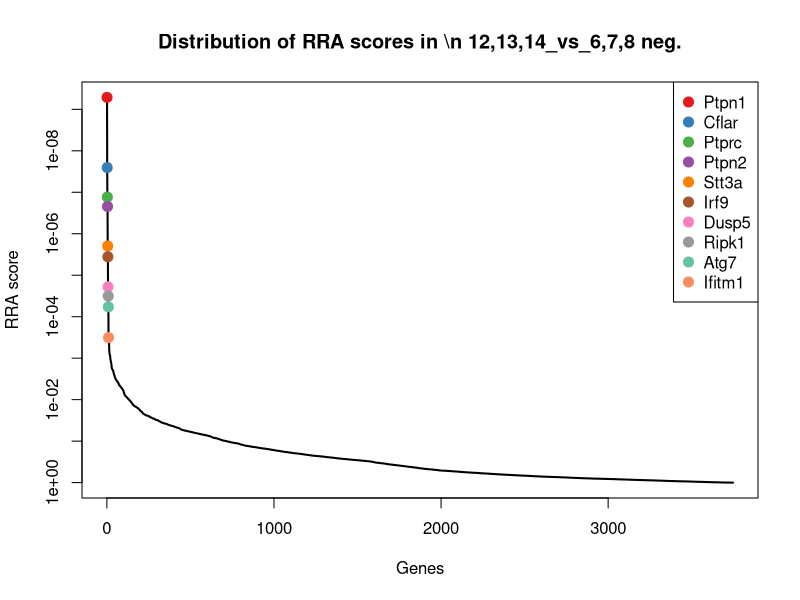
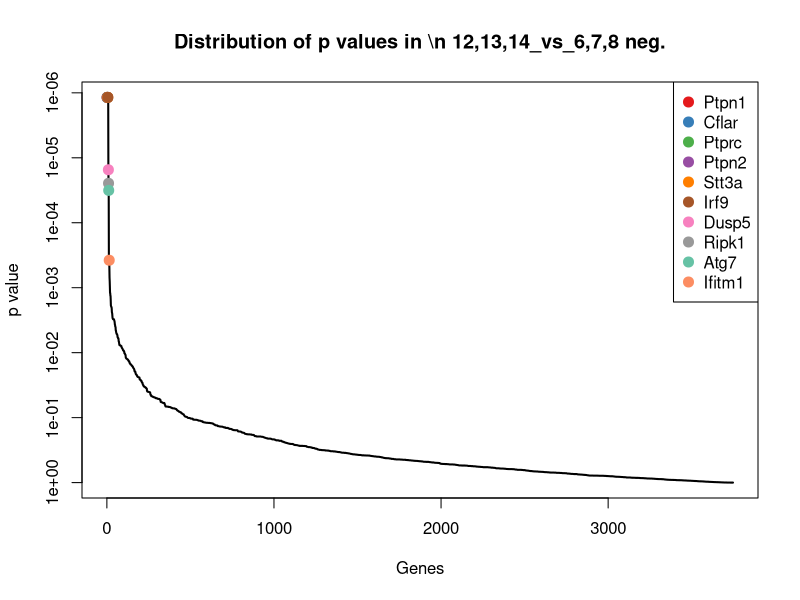
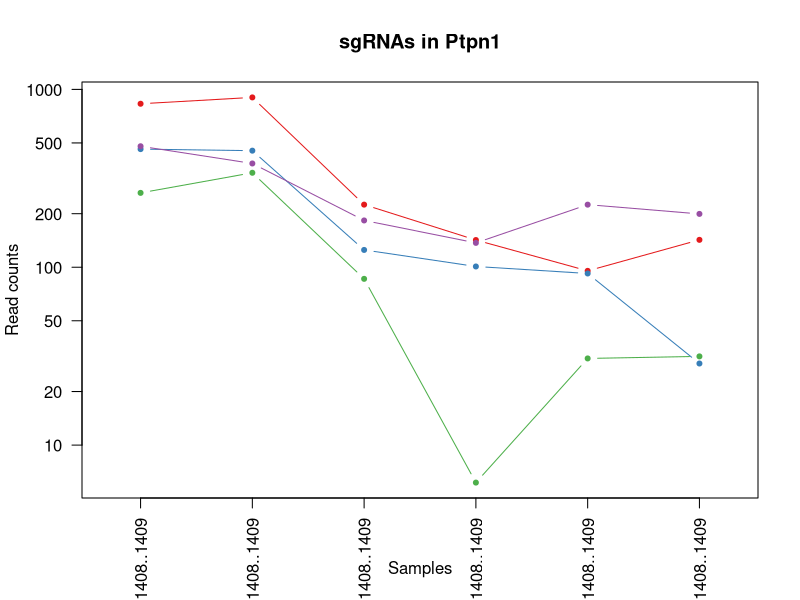
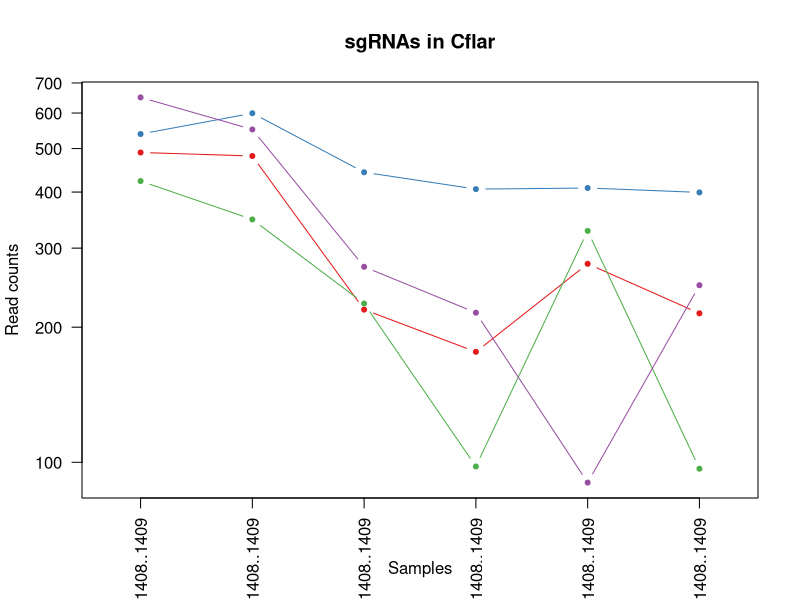
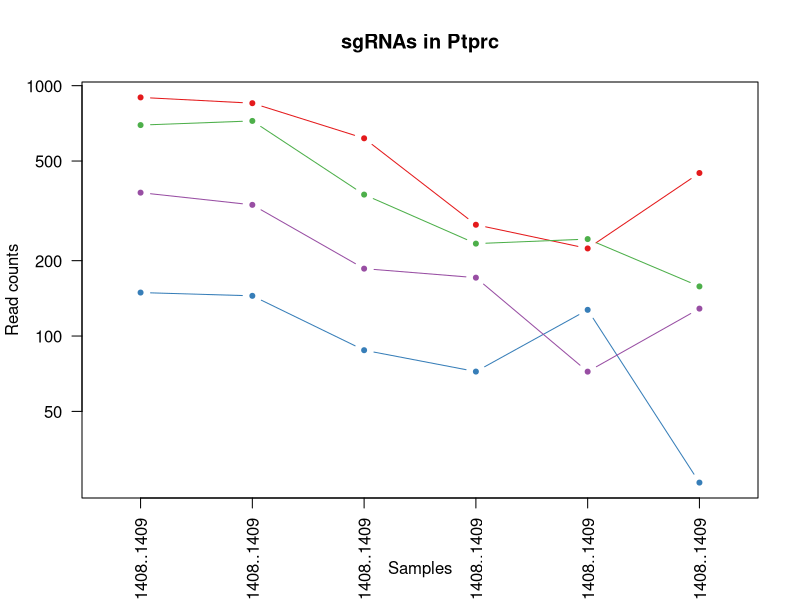
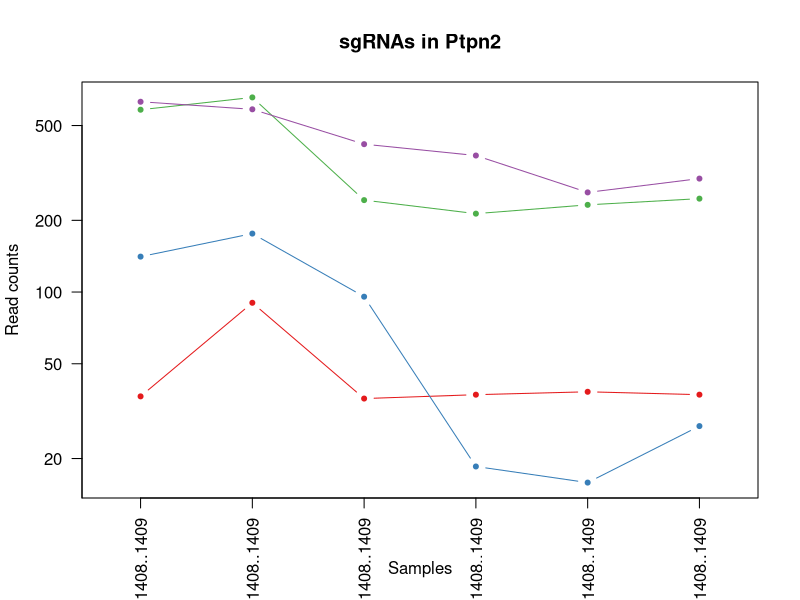
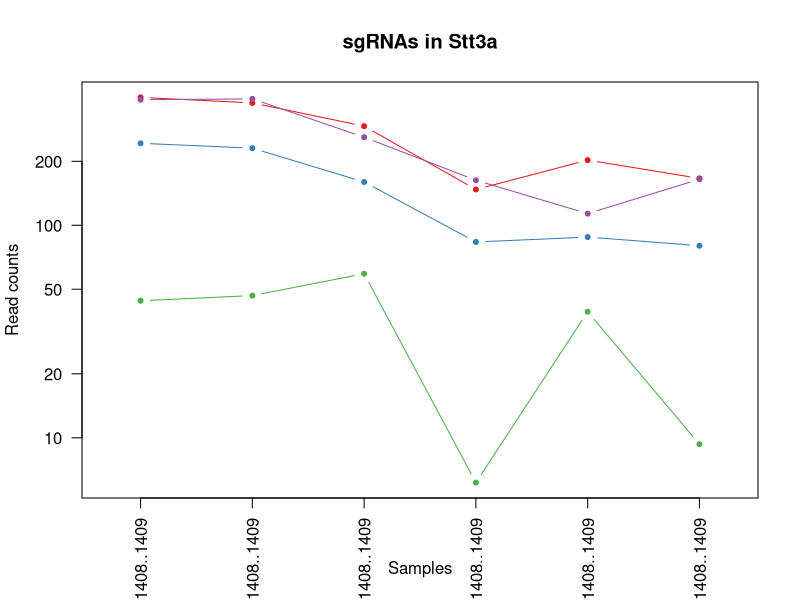
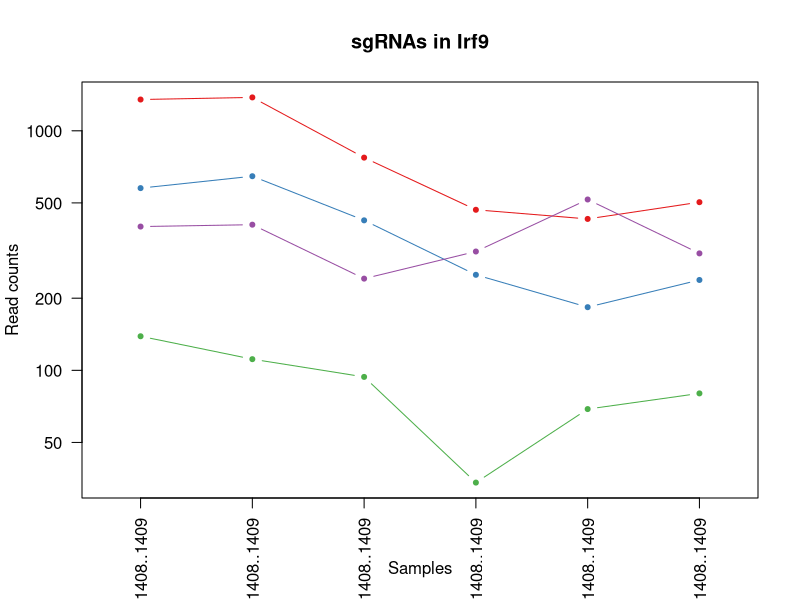

Source code (R) for these figures, in order: (Note: this script raises an error after producing the figures.)
pdf(file='invitro.poolA_mCD19.CAR_ET.1.2_v_hEGFRv3.CAR_ET.1.2.pdf',width=4.5,height=4.5);
gstable=read.table('invitro.poolA_mCD19.CAR_ET.1.2_v_hEGFRv3.CAR_ET.1.2.gene_summary.txt',header=T)
# 
#
# parameters
# Do not modify the variables beginning with "__"

# gstablename='__GENE_SUMMARY_FILE__'
startindex=3
# outputfile='__OUTPUT_FILE__'
targetgenelist=c("Ptpn1","Cflar","Ptprc","Ptpn2","Stt3a","Irf9","Dusp5","Ripk1","Atg7","Ifitm1")
# samplelabel=sub('.\\w+.\\w+$','',colnames(gstable)[startindex]);
samplelabel='12,13,14_vs_6,7,8 neg.'


# You need to write some codes in front of this code:
# gstable=read.table(gstablename,header=T)
# pdf(file=outputfile,width=6,height=6)


# set up color using RColorBrewer
#library(RColorBrewer)
#colors <- brewer.pal(length(targetgenelist), "Set1")

colors=c( "#E41A1C", "#377EB8", "#4DAF4A", "#984EA3", "#FF7F00",  "#A65628", "#F781BF",
          "#999999", "#66C2A5", "#FC8D62", "#8DA0CB", "#E78AC3", "#A6D854", "#FFD92F", "#E5C494", "#B3B3B3", 
          "#8DD3C7", "#FFFFB3", "#BEBADA", "#FB8072", "#80B1D3", "#FDB462", "#B3DE69", "#FCCDE5",
          "#D9D9D9", "#BC80BD", "#CCEBC5", "#FFED6F")

######
# function definition

plotrankedvalues<-function(val, tglist, ...){
  
  plot(val,log='y',ylim=c(max(val),min(val)),type='l',lwd=2, ...)
  if(length(tglist)>0){
    for(i in 1:length(tglist)){
      targetgene=tglist[i];
      tx=which(names(val)==targetgene);ty=val[targetgene];
      points(tx,ty,col=colors[(i %% length(colors)) ],cex=2,pch=20)
      # text(tx+50,ty,targetgene,col=colors[i])
    }
    legend('topright',tglist,pch=20,pt.cex = 2,cex=1,col=colors)
  }
}



plotrandvalues<-function(val,targetgenelist, ...){
  # choose the one with the best distance distribution
  
  mindiffvalue=0;
  randval=val;
  for(i in 1:20){
    randval0=sample(val)
    vindex=sort(which(names(randval0) %in% targetgenelist))
    if(max(vindex)>0.9*length(val)){
      # print('pass...')
      next;
    }
    mindiffind=min(diff(vindex));
    if (mindiffind > mindiffvalue){
      mindiffvalue=mindiffind;
      randval=randval0;
      # print(paste('Diff: ',mindiffvalue))
    }
  }
  plot(randval,log='y',ylim=c(max(randval),min(randval)),pch=20,col='grey', ...)
  
  if(length(targetgenelist)>0){
    for(i in 1:length(targetgenelist)){
      targetgene=targetgenelist[i];
      tx=which(names(randval)==targetgene);ty=randval[targetgene];
      points(tx,ty,col=colors[(i %% length(colors)) ],cex=2,pch=20)
      text(tx+50,ty,targetgene,col=colors[i])
    }
  }
  
}




# set.seed(1235)



pvec=gstable[,startindex]
names(pvec)=gstable[,'id']
pvec=sort(pvec);

plotrankedvalues(pvec,targetgenelist,xlab='Genes',ylab='RRA score',main=paste('Distribution of RRA scores in \\n',samplelabel))

# plotrandvalues(pvec,targetgenelist,xlab='Genes',ylab='RRA score',main=paste('Distribution of RRA scores in \\n',samplelabel))


pvec=gstable[,startindex+1]
names(pvec)=gstable[,'id']
pvec=sort(pvec);

plotrankedvalues(pvec,targetgenelist,xlab='Genes',ylab='p value',main=paste('Distribution of p values in \\n',samplelabel))

# plotrandvalues(pvec,targetgenelist,xlab='Genes',ylab='p value',main=paste('Distribution of p values in \\n',samplelabel))



# you need to write after this code:
# dev.off()






# parameters
# Do not modify the variables beginning with "__"
targetmat=list(c(829.2087970317968,900.3463398608044,223.90979026428275,141.21604906424102,94.42038951472965,141.56279649931201),c(460.5169661367865,451.2874599549824,124.10503878989316,99.98508583380568,91.23767975580617,27.757411078296474),c(260.86686148231865,338.74416747238183,85.05100560426244,5.153870403804417,29.70529108328573,30.533152186126124),c(477.90809023560774,382.2014784310098,182.25215486627667,136.06217866043662,223.85058637761747,198.4654892098198))
targetgene="Ptpn1"
collabel=c("In.vitro_Pool.A..1.8._hEGFRv3.CAR_ET.1.2_rep1_1360..1361..1362..1363..1406..1407..1408..1409","In.vitro_Pool.A..1.8._hEGFRv3.CAR_ET.1.2_rep2_1360..1361..1362..1363..1406..1407..1408..1409","In.vitro_Pool.A..1.8._hEGFRv3.CAR_ET.1.2_rep3_1360..1361..1362..1363..1406..1407..1408..1409","In.vitro_Pool.A..1.8._mCD19.CAR_ET.1.2_rep1_1360..1361..1362..1363..1406..1407..1408..1409","In.vitro_Pool.A..1.8._mCD19.CAR_ET.1.2_rep2_1360..1361..1362..1363..1406..1407..1408..1409","In.vitro_Pool.A..1.8._mCD19.CAR_ET.1.2_rep3_1360..1361..1362..1363..1406..1407..1408..1409")

# set up color using RColorBrewer
#library(RColorBrewer)
#colors <- brewer.pal(length(targetgenelist), "Set1")

colors=c( "#E41A1C", "#377EB8", "#4DAF4A", "#984EA3", "#FF7F00",  "#A65628", "#F781BF",
          "#999999", "#66C2A5", "#FC8D62", "#8DA0CB", "#E78AC3", "#A6D854", "#FFD92F", "#E5C494", "#B3B3B3", 
          "#8DD3C7", "#FFFFB3", "#BEBADA", "#FB8072", "#80B1D3", "#FDB462", "#B3DE69", "#FCCDE5",
          "#D9D9D9", "#BC80BD", "#CCEBC5", "#FFED6F")


## code

targetmatvec=unlist(targetmat)+1
yrange=range(targetmatvec[targetmatvec>0]);
# yrange[1]=1; # set the minimum value to 1
for(i in 1:length(targetmat)){
  vali=targetmat[[i]]+1;
  if(i==1){
    plot(1:length(vali),vali,type='b',las=1,pch=20,main=paste('sgRNAs in',targetgene),ylab='Read counts',xlab='Samples',xlim=c(0.7,length(vali)+0.3),ylim = yrange,col=colors[(i %% length(colors))],xaxt='n',log='y')
    axis(1,at=1:length(vali),labels=(collabel),las=2)
    # lines(0:100,rep(1,101),col='black');
  }else{
    lines(1:length(vali),vali,type='b',pch=20,col=colors[(i %% length(colors))])
  }
}




# parameters
# Do not modify the variables beginning with "__"
targetmat=list(c(489.0384096588533,480.2590005940677,217.83471843540687,175.23159372935018,275.8348457733675,213.73206530288286),c(537.7335571355528,598.3737431995693,441.7445086996896,405.09421373902717,407.3868491422043,398.3188489735544),c(422.25649311937974,346.5441976444433,224.7776576684079,96.89276359152304,326.75820191614304,95.76306822012283),c(649.0367513680087,550.4592721426205,271.64249749116476,214.40100879826375,89.11587324985719,247.04095859683864))
targetgene="Cflar"
collabel=c("In.vitro_Pool.A..1.8._hEGFRv3.CAR_ET.1.2_rep1_1360..1361..1362..1363..1406..1407..1408..1409","In.vitro_Pool.A..1.8._hEGFRv3.CAR_ET.1.2_rep2_1360..1361..1362..1363..1406..1407..1408..1409","In.vitro_Pool.A..1.8._hEGFRv3.CAR_ET.1.2_rep3_1360..1361..1362..1363..1406..1407..1408..1409","In.vitro_Pool.A..1.8._mCD19.CAR_ET.1.2_rep1_1360..1361..1362..1363..1406..1407..1408..1409","In.vitro_Pool.A..1.8._mCD19.CAR_ET.1.2_rep2_1360..1361..1362..1363..1406..1407..1408..1409","In.vitro_Pool.A..1.8._mCD19.CAR_ET.1.2_rep3_1360..1361..1362..1363..1406..1407..1408..1409")

# set up color using RColorBrewer
#library(RColorBrewer)
#colors <- brewer.pal(length(targetgenelist), "Set1")

colors=c( "#E41A1C", "#377EB8", "#4DAF4A", "#984EA3", "#FF7F00",  "#A65628", "#F781BF",
          "#999999", "#66C2A5", "#FC8D62", "#8DA0CB", "#E78AC3", "#A6D854", "#FFD92F", "#E5C494", "#B3B3B3", 
          "#8DD3C7", "#FFFFB3", "#BEBADA", "#FB8072", "#80B1D3", "#FDB462", "#B3DE69", "#FCCDE5",
          "#D9D9D9", "#BC80BD", "#CCEBC5", "#FFED6F")


## code

targetmatvec=unlist(targetmat)+1
yrange=range(targetmatvec[targetmatvec>0]);
# yrange[1]=1; # set the minimum value to 1
for(i in 1:length(targetmat)){
  vali=targetmat[[i]]+1;
  if(i==1){
    plot(1:length(vali),vali,type='b',las=1,pch=20,main=paste('sgRNAs in',targetgene),ylab='Read counts',xlab='Samples',xlim=c(0.7,length(vali)+0.3),ylim = yrange,col=colors[(i %% length(colors))],xaxt='n',log='y')
    axis(1,at=1:length(vali),labels=(collabel),las=2)
    # lines(0:100,rep(1,101),col='black');
  }else{
    lines(1:length(vali),vali,type='b',pch=20,col=colors[(i %% length(colors))])
  }
}




# parameters
# Do not modify the variables beginning with "__"
targetmat=list(c(896.6863585352232,850.2032887546952,615.317989524715,277.2782277246776,222.78968312464298,446.89431836057327),c(148.172377321957,143.74341317084625,86.7867404125127,71.12341157250096,126.24748710396436,24.981669970466825),c(694.9493189888968,722.0599359279719,366.2400445408036,232.95494225195964,242.9468449311583,156.82937259237508),c(372.8657006787274,333.1727173494808,184.85575707865203,170.07772332554575,71.08051794929085,127.68409096016379))
targetgene="Ptprc"
collabel=c("In.vitro_Pool.A..1.8._hEGFRv3.CAR_ET.1.2_rep1_1360..1361..1362..1363..1406..1407..1408..1409","In.vitro_Pool.A..1.8._hEGFRv3.CAR_ET.1.2_rep2_1360..1361..1362..1363..1406..1407..1408..1409","In.vitro_Pool.A..1.8._hEGFRv3.CAR_ET.1.2_rep3_1360..1361..1362..1363..1406..1407..1408..1409","In.vitro_Pool.A..1.8._mCD19.CAR_ET.1.2_rep1_1360..1361..1362..1363..1406..1407..1408..1409","In.vitro_Pool.A..1.8._mCD19.CAR_ET.1.2_rep2_1360..1361..1362..1363..1406..1407..1408..1409","In.vitro_Pool.A..1.8._mCD19.CAR_ET.1.2_rep3_1360..1361..1362..1363..1406..1407..1408..1409")

# set up color using RColorBrewer
#library(RColorBrewer)
#colors <- brewer.pal(length(targetgenelist), "Set1")

colors=c( "#E41A1C", "#377EB8", "#4DAF4A", "#984EA3", "#FF7F00",  "#A65628", "#F781BF",
          "#999999", "#66C2A5", "#FC8D62", "#8DA0CB", "#E78AC3", "#A6D854", "#FFD92F", "#E5C494", "#B3B3B3", 
          "#8DD3C7", "#FFFFB3", "#BEBADA", "#FB8072", "#80B1D3", "#FDB462", "#B3DE69", "#FCCDE5",
          "#D9D9D9", "#BC80BD", "#CCEBC5", "#FFED6F")


## code

targetmatvec=unlist(targetmat)+1
yrange=range(targetmatvec[targetmatvec>0]);
# yrange[1]=1; # set the minimum value to 1
for(i in 1:length(targetmat)){
  vali=targetmat[[i]]+1;
  if(i==1){
    plot(1:length(vali),vali,type='b',las=1,pch=20,main=paste('sgRNAs in',targetgene),ylab='Read counts',xlab='Samples',xlim=c(0.7,length(vali)+0.3),ylim = yrange,col=colors[(i %% length(colors))],xaxt='n',log='y')
    axis(1,at=1:length(vali),labels=(collabel),las=2)
    # lines(0:100,rep(1,101),col='black');
  }else{
    lines(1:length(vali),vali,type='b',pch=20,col=colors[(i %% length(colors))])
  }
}




# parameters
# Do not modify the variables beginning with "__"
targetmat=list(c(35.47789316159533,89.14320196641627,34.71469616500508,36.07709282663092,37.131613854107165,36.084634401785415),c(139.8246377545228,174.94353385909193,94.59754704963883,17.52315937293502,14.852645541642865,26.36954052438165),c(581.5591898645823,655.2025344531596,242.13500575091044,212.339460636742,231.2769091484389,245.6530880429238),c(628.1674024494233,583.8879728800266,416.57635398006096,373.14021723543976,260.9822002317246,298.3921690916871))
targetgene="Ptpn2"
collabel=c("In.vitro_Pool.A..1.8._hEGFRv3.CAR_ET.1.2_rep1_1360..1361..1362..1363..1406..1407..1408..1409","In.vitro_Pool.A..1.8._hEGFRv3.CAR_ET.1.2_rep2_1360..1361..1362..1363..1406..1407..1408..1409","In.vitro_Pool.A..1.8._hEGFRv3.CAR_ET.1.2_rep3_1360..1361..1362..1363..1406..1407..1408..1409","In.vitro_Pool.A..1.8._mCD19.CAR_ET.1.2_rep1_1360..1361..1362..1363..1406..1407..1408..1409","In.vitro_Pool.A..1.8._mCD19.CAR_ET.1.2_rep2_1360..1361..1362..1363..1406..1407..1408..1409","In.vitro_Pool.A..1.8._mCD19.CAR_ET.1.2_rep3_1360..1361..1362..1363..1406..1407..1408..1409")

# set up color using RColorBrewer
#library(RColorBrewer)
#colors <- brewer.pal(length(targetgenelist), "Set1")

colors=c( "#E41A1C", "#377EB8", "#4DAF4A", "#984EA3", "#FF7F00",  "#A65628", "#F781BF",
          "#999999", "#66C2A5", "#FC8D62", "#8DA0CB", "#E78AC3", "#A6D854", "#FFD92F", "#E5C494", "#B3B3B3", 
          "#8DD3C7", "#FFFFB3", "#BEBADA", "#FB8072", "#80B1D3", "#FDB462", "#B3DE69", "#FCCDE5",
          "#D9D9D9", "#BC80BD", "#CCEBC5", "#FFED6F")


## code

targetmatvec=unlist(targetmat)+1
yrange=range(targetmatvec[targetmatvec>0]);
# yrange[1]=1; # set the minimum value to 1
for(i in 1:length(targetmat)){
  vali=targetmat[[i]]+1;
  if(i==1){
    plot(1:length(vali),vali,type='b',las=1,pch=20,main=paste('sgRNAs in',targetgene),ylab='Read counts',xlab='Samples',xlim=c(0.7,length(vali)+0.3),ylim = yrange,col=colors[(i %% length(colors))],xaxt='n',log='y')
    axis(1,at=1:length(vali),labels=(collabel),las=2)
    # lines(0:100,rep(1,101),col='black');
  }else{
    lines(1:length(vali),vali,type='b',pch=20,col=colors[(i %% length(colors))])
  }
}




# parameters
# Do not modify the variables beginning with "__"
targetmat=list(c(398.60456434498286,375.51573828352855,291.60344778604264,146.36991946804545,201.5716180651532,165.15659591586402),c(242.0844474555917,229.5437450635219,158.81973495489822,82.46192646087067,86.9940667439082,79.10862157314496),c(43.12998776507668,45.68589100778834,58.147116076383504,5.153870403804417,38.192517107081656,8.327223323488942),c(388.865534849643,392.2300886522316,258.62448642928786,161.8315306794587,112.45574481529599,163.7687253619492))
targetgene="Stt3a"
collabel=c("In.vitro_Pool.A..1.8._hEGFRv3.CAR_ET.1.2_rep1_1360..1361..1362..1363..1406..1407..1408..1409","In.vitro_Pool.A..1.8._hEGFRv3.CAR_ET.1.2_rep2_1360..1361..1362..1363..1406..1407..1408..1409","In.vitro_Pool.A..1.8._hEGFRv3.CAR_ET.1.2_rep3_1360..1361..1362..1363..1406..1407..1408..1409","In.vitro_Pool.A..1.8._mCD19.CAR_ET.1.2_rep1_1360..1361..1362..1363..1406..1407..1408..1409","In.vitro_Pool.A..1.8._mCD19.CAR_ET.1.2_rep2_1360..1361..1362..1363..1406..1407..1408..1409","In.vitro_Pool.A..1.8._mCD19.CAR_ET.1.2_rep3_1360..1361..1362..1363..1406..1407..1408..1409")

# set up color using RColorBrewer
#library(RColorBrewer)
#colors <- brewer.pal(length(targetgenelist), "Set1")

colors=c( "#E41A1C", "#377EB8", "#4DAF4A", "#984EA3", "#FF7F00",  "#A65628", "#F781BF",
          "#999999", "#66C2A5", "#FC8D62", "#8DA0CB", "#E78AC3", "#A6D854", "#FFD92F", "#E5C494", "#B3B3B3", 
          "#8DD3C7", "#FFFFB3", "#BEBADA", "#FB8072", "#80B1D3", "#FDB462", "#B3DE69", "#FCCDE5",
          "#D9D9D9", "#BC80BD", "#CCEBC5", "#FFED6F")


## code

targetmatvec=unlist(targetmat)+1
yrange=range(targetmatvec[targetmatvec>0]);
# yrange[1]=1; # set the minimum value to 1
for(i in 1:length(targetmat)){
  vali=targetmat[[i]]+1;
  if(i==1){
    plot(1:length(vali),vali,type='b',las=1,pch=20,main=paste('sgRNAs in',targetgene),ylab='Read counts',xlab='Samples',xlim=c(0.7,length(vali)+0.3),ylim = yrange,col=colors[(i %% length(colors))],xaxt='n',log='y')
    axis(1,at=1:length(vali),labels=(collabel),las=2)
    # lines(0:100,rep(1,101),col='black');
  }else{
    lines(1:length(vali),vali,type='b',pch=20,col=colors[(i %% length(colors))])
  }
}




# parameters
# Do not modify the variables beginning with "__"
targetmat=list(c(1349.5512300685284,1377.2624703811314,771.5341222672379,466.9406585846802,427.54401094871963,502.4091405171662),c(575.2983851890067,645.1739242319378,421.7835584048117,249.44732754413377,182.47535951161234,237.32586471943486),c(137.73770286266424,110.31471243344014,92.86181224138859,32.98477058434827,67.89780819036739,79.10862157314496),c(397.2132744170772,404.4872789226138,240.39927094266017,312.32454647054766,515.5989809456023,306.71939241517606))
targetgene="Irf9"
collabel=c("In.vitro_Pool.A..1.8._hEGFRv3.CAR_ET.1.2_rep1_1360..1361..1362..1363..1406..1407..1408..1409","In.vitro_Pool.A..1.8._hEGFRv3.CAR_ET.1.2_rep2_1360..1361..1362..1363..1406..1407..1408..1409","In.vitro_Pool.A..1.8._hEGFRv3.CAR_ET.1.2_rep3_1360..1361..1362..1363..1406..1407..1408..1409","In.vitro_Pool.A..1.8._mCD19.CAR_ET.1.2_rep1_1360..1361..1362..1363..1406..1407..1408..1409","In.vitro_Pool.A..1.8._mCD19.CAR_ET.1.2_rep2_1360..1361..1362..1363..1406..1407..1408..1409","In.vitro_Pool.A..1.8._mCD19.CAR_ET.1.2_rep3_1360..1361..1362..1363..1406..1407..1408..1409")

# set up color using RColorBrewer
#library(RColorBrewer)
#colors <- brewer.pal(length(targetgenelist), "Set1")

colors=c( "#E41A1C", "#377EB8", "#4DAF4A", "#984EA3", "#FF7F00",  "#A65628", "#F781BF",
          "#999999", "#66C2A5", "#FC8D62", "#8DA0CB", "#E78AC3", "#A6D854", "#FFD92F", "#E5C494", "#B3B3B3", 
          "#8DD3C7", "#FFFFB3", "#BEBADA", "#FB8072", "#80B1D3", "#FDB462", "#B3DE69", "#FCCDE5",
          "#D9D9D9", "#BC80BD", "#CCEBC5", "#FFED6F")


## code

targetmatvec=unlist(targetmat)+1
yrange=range(targetmatvec[targetmatvec>0]);
# yrange[1]=1; # set the minimum value to 1
for(i in 1:length(targetmat)){
  vali=targetmat[[i]]+1;
  if(i==1){
    plot(1:length(vali),vali,type='b',las=1,pch=20,main=paste('sgRNAs in',targetgene),ylab='Read counts',xlab='Samples',xlim=c(0.7,length(vali)+0.3),ylim = yrange,col=colors[(i %% length(colors))],xaxt='n',log='y')
    axis(1,at=1:length(vali),labels=(collabel),las=2)
    # lines(0:100,rep(1,101),col='black');
  }else{
    lines(1:length(vali),vali,type='b',pch=20,col=colors[(i %% length(colors))])
  }
}




# parameters
# Do not modify the variables beginning with "__"
targetmat=list(c(797.9047736539186,860.231898975917,545.8885971947049,206.1548161521767,495.441819139087,230.38651194986073),c(322.7792632741223,296.4011465383341,253.41728200453707,433.9558880003319,406.32594588922984,378.8886612187469),c(890.4255538596476,927.0893004507293,689.0867188753508,547.3410368840291,466.7974313087758,510.73636384065514),c(1107.4667826129366,1240.2047973577664,676.0687078134739,863.7886796776203,733.0841478053728,921.5460477994429))
targetgene="Dusp5"
collabel=c("In.vitro_Pool.A..1.8._hEGFRv3.CAR_ET.1.2_rep1_1360..1361..1362..1363..1406..1407..1408..1409","In.vitro_Pool.A..1.8._hEGFRv3.CAR_ET.1.2_rep2_1360..1361..1362..1363..1406..1407..1408..1409","In.vitro_Pool.A..1.8._hEGFRv3.CAR_ET.1.2_rep3_1360..1361..1362..1363..1406..1407..1408..1409","In.vitro_Pool.A..1.8._mCD19.CAR_ET.1.2_rep1_1360..1361..1362..1363..1406..1407..1408..1409","In.vitro_Pool.A..1.8._mCD19.CAR_ET.1.2_rep2_1360..1361..1362..1363..1406..1407..1408..1409","In.vitro_Pool.A..1.8._mCD19.CAR_ET.1.2_rep3_1360..1361..1362..1363..1406..1407..1408..1409")

# set up color using RColorBrewer
#library(RColorBrewer)
#colors <- brewer.pal(length(targetgenelist), "Set1")

colors=c( "#E41A1C", "#377EB8", "#4DAF4A", "#984EA3", "#FF7F00",  "#A65628", "#F781BF",
          "#999999", "#66C2A5", "#FC8D62", "#8DA0CB", "#E78AC3", "#A6D854", "#FFD92F", "#E5C494", "#B3B3B3", 
          "#8DD3C7", "#FFFFB3", "#BEBADA", "#FB8072", "#80B1D3", "#FDB462", "#B3DE69", "#FCCDE5",
          "#D9D9D9", "#BC80BD", "#CCEBC5", "#FFED6F")


## code

targetmatvec=unlist(targetmat)+1
yrange=range(targetmatvec[targetmatvec>0]);
# yrange[1]=1; # set the minimum value to 1
for(i in 1:length(targetmat)){
  vali=targetmat[[i]]+1;
  if(i==1){
    plot(1:length(vali),vali,type='b',las=1,pch=20,main=paste('sgRNAs in',targetgene),ylab='Read counts',xlab='Samples',xlim=c(0.7,length(vali)+0.3),ylim = yrange,col=colors[(i %% length(colors))],xaxt='n',log='y')
    axis(1,at=1:length(vali),labels=(collabel),las=2)
    # lines(0:100,rep(1,101),col='black');
  }else{
    lines(1:length(vali),vali,type='b',pch=20,col=colors[(i %% length(colors))])
  }
}




# parameters
# Do not modify the variables beginning with "__"
targetmat=list(c(228.86719314048756,201.68649444901683,131.04797802289417,77.30805605706625,61.53238867252044,183.19891311675673),c(313.7358787427352,251.82954555512597,246.47434277153607,171.10849740630664,116.69935782719395,305.3315218612612),c(255.9973467346487,251.82954555512597,212.6275140106561,182.44701229467637,89.11587324985719,115.19325597493037),c(371.47441075082173,371.05857818520775,261.2280886416632,201.00094574837226,189.90168228243377,240.1016058272645))
targetgene="Ripk1"
collabel=c("In.vitro_Pool.A..1.8._hEGFRv3.CAR_ET.1.2_rep1_1360..1361..1362..1363..1406..1407..1408..1409","In.vitro_Pool.A..1.8._hEGFRv3.CAR_ET.1.2_rep2_1360..1361..1362..1363..1406..1407..1408..1409","In.vitro_Pool.A..1.8._hEGFRv3.CAR_ET.1.2_rep3_1360..1361..1362..1363..1406..1407..1408..1409","In.vitro_Pool.A..1.8._mCD19.CAR_ET.1.2_rep1_1360..1361..1362..1363..1406..1407..1408..1409","In.vitro_Pool.A..1.8._mCD19.CAR_ET.1.2_rep2_1360..1361..1362..1363..1406..1407..1408..1409","In.vitro_Pool.A..1.8._mCD19.CAR_ET.1.2_rep3_1360..1361..1362..1363..1406..1407..1408..1409")

# set up color using RColorBrewer
#library(RColorBrewer)
#colors <- brewer.pal(length(targetgenelist), "Set1")

colors=c( "#E41A1C", "#377EB8", "#4DAF4A", "#984EA3", "#FF7F00",  "#A65628", "#F781BF",
          "#999999", "#66C2A5", "#FC8D62", "#8DA0CB", "#E78AC3", "#A6D854", "#FFD92F", "#E5C494", "#B3B3B3", 
          "#8DD3C7", "#FFFFB3", "#BEBADA", "#FB8072", "#80B1D3", "#FDB462", "#B3DE69", "#FCCDE5",
          "#D9D9D9", "#BC80BD", "#CCEBC5", "#FFED6F")


## code

targetmatvec=unlist(targetmat)+1
yrange=range(targetmatvec[targetmatvec>0]);
# yrange[1]=1; # set the minimum value to 1
for(i in 1:length(targetmat)){
  vali=targetmat[[i]]+1;
  if(i==1){
    plot(1:length(vali),vali,type='b',las=1,pch=20,main=paste('sgRNAs in',targetgene),ylab='Read counts',xlab='Samples',xlim=c(0.7,length(vali)+0.3),ylim = yrange,col=colors[(i %% length(colors))],xaxt='n',log='y')
    axis(1,at=1:length(vali),labels=(collabel),las=2)
    # lines(0:100,rep(1,101),col='black');
  }else{
    lines(1:length(vali),vali,type='b',pch=20,col=colors[(i %% length(colors))])
  }
}




# parameters
# Do not modify the variables beginning with "__"
targetmat=list(c(135.6507679708057,110.31471243344014,69.42939233001016,19.584707534456783,31.82709758923471,36.084634401785415),c(555.8203261983269,540.4306619213986,305.4893262520447,386.5402802853313,694.8916306982912,369.17356734134313),c(119.65093379989014,137.05767302336503,56.411381268133255,50.50792995728329,33.94890409518369,26.36954052438165),c(251.12783198697875,312.001206882457,183.1200222704018,127.81598601434953,70.01961469631637,84.66010378880425))
targetgene="Atg7"
collabel=c("In.vitro_Pool.A..1.8._hEGFRv3.CAR_ET.1.2_rep1_1360..1361..1362..1363..1406..1407..1408..1409","In.vitro_Pool.A..1.8._hEGFRv3.CAR_ET.1.2_rep2_1360..1361..1362..1363..1406..1407..1408..1409","In.vitro_Pool.A..1.8._hEGFRv3.CAR_ET.1.2_rep3_1360..1361..1362..1363..1406..1407..1408..1409","In.vitro_Pool.A..1.8._mCD19.CAR_ET.1.2_rep1_1360..1361..1362..1363..1406..1407..1408..1409","In.vitro_Pool.A..1.8._mCD19.CAR_ET.1.2_rep2_1360..1361..1362..1363..1406..1407..1408..1409","In.vitro_Pool.A..1.8._mCD19.CAR_ET.1.2_rep3_1360..1361..1362..1363..1406..1407..1408..1409")

# set up color using RColorBrewer
#library(RColorBrewer)
#colors <- brewer.pal(length(targetgenelist), "Set1")

colors=c( "#E41A1C", "#377EB8", "#4DAF4A", "#984EA3", "#FF7F00",  "#A65628", "#F781BF",
          "#999999", "#66C2A5", "#FC8D62", "#8DA0CB", "#E78AC3", "#A6D854", "#FFD92F", "#E5C494", "#B3B3B3", 
          "#8DD3C7", "#FFFFB3", "#BEBADA", "#FB8072", "#80B1D3", "#FDB462", "#B3DE69", "#FCCDE5",
          "#D9D9D9", "#BC80BD", "#CCEBC5", "#FFED6F")


## code

targetmatvec=unlist(targetmat)+1
yrange=range(targetmatvec[targetmatvec>0]);
# yrange[1]=1; # set the minimum value to 1
for(i in 1:length(targetmat)){
  vali=targetmat[[i]]+1;
  if(i==1){
    plot(1:length(vali),vali,type='b',las=1,pch=20,main=paste('sgRNAs in',targetgene),ylab='Read counts',xlab='Samples',xlim=c(0.7,length(vali)+0.3),ylim = yrange,col=colors[(i %% length(colors))],xaxt='n',log='y')
    axis(1,at=1:length(vali),labels=(collabel),las=2)
    # lines(0:100,rep(1,101),col='black');
  }else{
    lines(1:length(vali),vali,type='b',pch=20,col=colors[(i %% length(colors))])
  }
}




# parameters
# Do not modify the variables beginning with "__"
targetmat=list(c(545.3856517390342,508.11625120857275,592.7534370174617,283.46287220924296,304.4792336036787,291.452816322113),c(199.65010465446787,179.40069395741276,151.0089283177721,55.6618003610877,118.82116433314292,22.20592886263718),c(17.391124098821244,18.942930417863458,4.339337020625635,4.123096323043534,10.609032529744905,26.36954052438165))
targetgene="Ifitm1"
collabel=c("In.vitro_Pool.A..1.8._hEGFRv3.CAR_ET.1.2_rep1_1360..1361..1362..1363..1406..1407..1408..1409","In.vitro_Pool.A..1.8._hEGFRv3.CAR_ET.1.2_rep2_1360..1361..1362..1363..1406..1407..1408..1409","In.vitro_Pool.A..1.8._hEGFRv3.CAR_ET.1.2_rep3_1360..1361..1362..1363..1406..1407..1408..1409","In.vitro_Pool.A..1.8._mCD19.CAR_ET.1.2_rep1_1360..1361..1362..1363..1406..1407..1408..1409","In.vitro_Pool.A..1.8._mCD19.CAR_ET.1.2_rep2_1360..1361..1362..1363..1406..1407..1408..1409","In.vitro_Pool.A..1.8._mCD19.CAR_ET.1.2_rep3_1360..1361..1362..1363..1406..1407..1408..1409")

# set up color using RColorBrewer
#library(RColorBrewer)
#colors <- brewer.pal(length(targetgenelist), "Set1")

colors=c( "#E41A1C", "#377EB8", "#4DAF4A", "#984EA3", "#FF7F00",  "#A65628", "#F781BF",
          "#999999", "#66C2A5", "#FC8D62", "#8DA0CB", "#E78AC3", "#A6D854", "#FFD92F", "#E5C494", "#B3B3B3", 
          "#8DD3C7", "#FFFFB3", "#BEBADA", "#FB8072", "#80B1D3", "#FDB462", "#B3DE69", "#FCCDE5",
          "#D9D9D9", "#BC80BD", "#CCEBC5", "#FFED6F")


## code

targetmatvec=unlist(targetmat)+1
yrange=range(targetmatvec[targetmatvec>0]);
# yrange[1]=1; # set the minimum value to 1
for(i in 1:length(targetmat)){
  vali=targetmat[[i]]+1;
  if(i==1){
    plot(1:length(vali),vali,type='b',las=1,pch=20,main=paste('sgRNAs in',targetgene),ylab='Read counts',xlab='Samples',xlim=c(0.7,length(vali)+0.3),ylim = yrange,col=colors[(i %% length(colors))],xaxt='n',log='y')
    axis(1,at=1:length(vali),labels=(collabel),las=2)
    # lines(0:100,rep(1,101),col='black');
  }else{
    lines(1:length(vali),vali,type='b',pch=20,col=colors[(i %% length(colors))])
  }
}



# 
#
# parameters
# Do not modify the variables beginning with "__"

# gstablename='__GENE_SUMMARY_FILE__'
startindex=9
# outputfile='__OUTPUT_FILE__'
targetgenelist=c("Jak2","Ifngr2","Ifngr1","Stat1","Jak1","Tsc2","Tsc1","Irf1","Med16","Nprl3")
# samplelabel=sub('.\\w+.\\w+$','',colnames(gstable)[startindex]);
samplelabel='12,13,14_vs_6,7,8 pos.'


# You need to write some codes in front of this code:
# gstable=read.table(gstablename,header=T)
# pdf(file=outputfile,width=6,height=6)


# set up color using RColorBrewer
#library(RColorBrewer)
#colors <- brewer.pal(length(targetgenelist), "Set1")

colors=c( "#E41A1C", "#377EB8", "#4DAF4A", "#984EA3", "#FF7F00",  "#A65628", "#F781BF",
          "#999999", "#66C2A5", "#FC8D62", "#8DA0CB", "#E78AC3", "#A6D854", "#FFD92F", "#E5C494", "#B3B3B3", 
          "#8DD3C7", "#FFFFB3", "#BEBADA", "#FB8072", "#80B1D3", "#FDB462", "#B3DE69", "#FCCDE5",
          "#D9D9D9", "#BC80BD", "#CCEBC5", "#FFED6F")

######
# function definition

plotrankedvalues<-function(val, tglist, ...){
  
  plot(val,log='y',ylim=c(max(val),min(val)),type='l',lwd=2, ...)
  if(length(tglist)>0){
    for(i in 1:length(tglist)){
      targetgene=tglist[i];
      tx=which(names(val)==targetgene);ty=val[targetgene];
      points(tx,ty,col=colors[(i %% length(colors)) ],cex=2,pch=20)
      # text(tx+50,ty,targetgene,col=colors[i])
    }
    legend('topright',tglist,pch=20,pt.cex = 2,cex=1,col=colors)
  }
}



plotrandvalues<-function(val,targetgenelist, ...){
  # choose the one with the best distance distribution
  
  mindiffvalue=0;
  randval=val;
  for(i in 1:20){
    randval0=sample(val)
    vindex=sort(which(names(randval0) %in% targetgenelist))
    if(max(vindex)>0.9*length(val)){
      # print('pass...')
      next;
    }
    mindiffind=min(diff(vindex));
    if (mindiffind > mindiffvalue){
      mindiffvalue=mindiffind;
      randval=randval0;
      # print(paste('Diff: ',mindiffvalue))
    }
  }
  plot(randval,log='y',ylim=c(max(randval),min(randval)),pch=20,col='grey', ...)
  
  if(length(targetgenelist)>0){
    for(i in 1:length(targetgenelist)){
      targetgene=targetgenelist[i];
      tx=which(names(randval)==targetgene);ty=randval[targetgene];
      points(tx,ty,col=colors[(i %% length(colors)) ],cex=2,pch=20)
      text(tx+50,ty,targetgene,col=colors[i])
    }
  }
  
}




# set.seed(1235)



pvec=gstable[,startindex]
names(pvec)=gstable[,'id']
pvec=sort(pvec);

plotrankedvalues(pvec,targetgenelist,xlab='Genes',ylab='RRA score',main=paste('Distribution of RRA scores in \\n',samplelabel))

# plotrandvalues(pvec,targetgenelist,xlab='Genes',ylab='RRA score',main=paste('Distribution of RRA scores in \\n',samplelabel))


pvec=gstable[,startindex+1]
names(pvec)=gstable[,'id']
pvec=sort(pvec);

plotrankedvalues(pvec,targetgenelist,xlab='Genes',ylab='p value',main=paste('Distribution of p values in \\n',samplelabel))

# plotrandvalues(pvec,targetgenelist,xlab='Genes',ylab='p value',main=paste('Distribution of p values in \\n',samplelabel))



# you need to write after this code:
# dev.off()






# parameters
# Do not modify the variables beginning with "__"
targetmat=list(c(1217.378686917487,1191.1760362762375,7940.986747744912,120734.56807952227,141607.24440052902,82625.48555676511),c(308.1707190311124,329.82984727574024,2752.8754058849026,29378.092075765937,36627.68480894428,23320.388917430784),c(473.7342204518906,461.3160701762042,2640.9205107527614,46776.52778492889,47734.28096433422,28004.45203689331),c(282.431855364857,440.1445597091803,2181.8186539705694,40712.48386781261,35690.90723656781,22514.03612560627))
targetgene="Jak2"
collabel=c("In.vitro_Pool.A..1.8._hEGFRv3.CAR_ET.1.2_rep1_1360..1361..1362..1363..1406..1407..1408..1409","In.vitro_Pool.A..1.8._hEGFRv3.CAR_ET.1.2_rep2_1360..1361..1362..1363..1406..1407..1408..1409","In.vitro_Pool.A..1.8._hEGFRv3.CAR_ET.1.2_rep3_1360..1361..1362..1363..1406..1407..1408..1409","In.vitro_Pool.A..1.8._mCD19.CAR_ET.1.2_rep1_1360..1361..1362..1363..1406..1407..1408..1409","In.vitro_Pool.A..1.8._mCD19.CAR_ET.1.2_rep2_1360..1361..1362..1363..1406..1407..1408..1409","In.vitro_Pool.A..1.8._mCD19.CAR_ET.1.2_rep3_1360..1361..1362..1363..1406..1407..1408..1409")

# set up color using RColorBrewer
#library(RColorBrewer)
#colors <- brewer.pal(length(targetgenelist), "Set1")

colors=c( "#E41A1C", "#377EB8", "#4DAF4A", "#984EA3", "#FF7F00",  "#A65628", "#F781BF",
          "#999999", "#66C2A5", "#FC8D62", "#8DA0CB", "#E78AC3", "#A6D854", "#FFD92F", "#E5C494", "#B3B3B3", 
          "#8DD3C7", "#FFFFB3", "#BEBADA", "#FB8072", "#80B1D3", "#FDB462", "#B3DE69", "#FCCDE5",
          "#D9D9D9", "#BC80BD", "#CCEBC5", "#FFED6F")


## code

targetmatvec=unlist(targetmat)+1
yrange=range(targetmatvec[targetmatvec>0]);
# yrange[1]=1; # set the minimum value to 1
for(i in 1:length(targetmat)){
  vali=targetmat[[i]]+1;
  if(i==1){
    plot(1:length(vali),vali,type='b',las=1,pch=20,main=paste('sgRNAs in',targetgene),ylab='Read counts',xlab='Samples',xlim=c(0.7,length(vali)+0.3),ylim = yrange,col=colors[(i %% length(colors))],xaxt='n',log='y')
    axis(1,at=1:length(vali),labels=(collabel),las=2)
    # lines(0:100,rep(1,101),col='black');
  }else{
    lines(1:length(vali),vali,type='b',pch=20,col=colors[(i %% length(colors))])
  }
}




# parameters
# Do not modify the variables beginning with "__"
targetmat=list(c(574.6027402250538,529.2877616755966,3599.9139923110265,53358.02029058713,49852.90476052428,33604.50972193963),c(202.43268451027927,235.11519518642294,1950.9659244732854,26049.722568989044,33163.83568798257,14096.601216112864),c(264.3450863020829,257.400995678027,1440.6598908477108,17957.11526093535,23825.765255301107,13373.52065752324),c(468.16906074026787,505.8876711594124,3214.5808648794705,42874.017115168186,56535.534351010596,29918.325530741855))
targetgene="Ifngr2"
collabel=c("In.vitro_Pool.A..1.8._hEGFRv3.CAR_ET.1.2_rep1_1360..1361..1362..1363..1406..1407..1408..1409","In.vitro_Pool.A..1.8._hEGFRv3.CAR_ET.1.2_rep2_1360..1361..1362..1363..1406..1407..1408..1409","In.vitro_Pool.A..1.8._hEGFRv3.CAR_ET.1.2_rep3_1360..1361..1362..1363..1406..1407..1408..1409","In.vitro_Pool.A..1.8._mCD19.CAR_ET.1.2_rep1_1360..1361..1362..1363..1406..1407..1408..1409","In.vitro_Pool.A..1.8._mCD19.CAR_ET.1.2_rep2_1360..1361..1362..1363..1406..1407..1408..1409","In.vitro_Pool.A..1.8._mCD19.CAR_ET.1.2_rep3_1360..1361..1362..1363..1406..1407..1408..1409")

# set up color using RColorBrewer
#library(RColorBrewer)
#colors <- brewer.pal(length(targetgenelist), "Set1")

colors=c( "#E41A1C", "#377EB8", "#4DAF4A", "#984EA3", "#FF7F00",  "#A65628", "#F781BF",
          "#999999", "#66C2A5", "#FC8D62", "#8DA0CB", "#E78AC3", "#A6D854", "#FFD92F", "#E5C494", "#B3B3B3", 
          "#8DD3C7", "#FFFFB3", "#BEBADA", "#FB8072", "#80B1D3", "#FDB462", "#B3DE69", "#FCCDE5",
          "#D9D9D9", "#BC80BD", "#CCEBC5", "#FFED6F")


## code

targetmatvec=unlist(targetmat)+1
yrange=range(targetmatvec[targetmatvec>0]);
# yrange[1]=1; # set the minimum value to 1
for(i in 1:length(targetmat)){
  vali=targetmat[[i]]+1;
  if(i==1){
    plot(1:length(vali),vali,type='b',las=1,pch=20,main=paste('sgRNAs in',targetgene),ylab='Read counts',xlab='Samples',xlim=c(0.7,length(vali)+0.3),ylim = yrange,col=colors[(i %% length(colors))],xaxt='n',log='y')
    axis(1,at=1:length(vali),labels=(collabel),las=2)
    # lines(0:100,rep(1,101),col='black');
  }else{
    lines(1:length(vali),vali,type='b',pch=20,col=colors[(i %% length(colors))])
  }
}




# parameters
# Do not modify the variables beginning with "__"
targetmat=list(c(613.5588582064134,608.4023534207911,5508.354413982181,80851.85734672217,94900.97868832709,43004.55698360473),c(525.9075927483543,521.4877315035352,3177.26256650209,43057.49490154362,44217.38668072379,25971.221675408095),c(147.47673235800414,171.60066378535132,957.257746750015,12739.336864123758,14206.555460581401,7443.1497806452),c(468.8647057042207,421.2016292913169,2948.1455718130564,43944.99138507874,52858.44367620101,25738.059422350405))
targetgene="Ifngr1"
collabel=c("In.vitro_Pool.A..1.8._hEGFRv3.CAR_ET.1.2_rep1_1360..1361..1362..1363..1406..1407..1408..1409","In.vitro_Pool.A..1.8._hEGFRv3.CAR_ET.1.2_rep2_1360..1361..1362..1363..1406..1407..1408..1409","In.vitro_Pool.A..1.8._hEGFRv3.CAR_ET.1.2_rep3_1360..1361..1362..1363..1406..1407..1408..1409","In.vitro_Pool.A..1.8._mCD19.CAR_ET.1.2_rep1_1360..1361..1362..1363..1406..1407..1408..1409","In.vitro_Pool.A..1.8._mCD19.CAR_ET.1.2_rep2_1360..1361..1362..1363..1406..1407..1408..1409","In.vitro_Pool.A..1.8._mCD19.CAR_ET.1.2_rep3_1360..1361..1362..1363..1406..1407..1408..1409")

# set up color using RColorBrewer
#library(RColorBrewer)
#colors <- brewer.pal(length(targetgenelist), "Set1")

colors=c( "#E41A1C", "#377EB8", "#4DAF4A", "#984EA3", "#FF7F00",  "#A65628", "#F781BF",
          "#999999", "#66C2A5", "#FC8D62", "#8DA0CB", "#E78AC3", "#A6D854", "#FFD92F", "#E5C494", "#B3B3B3", 
          "#8DD3C7", "#FFFFB3", "#BEBADA", "#FB8072", "#80B1D3", "#FDB462", "#B3DE69", "#FCCDE5",
          "#D9D9D9", "#BC80BD", "#CCEBC5", "#FFED6F")


## code

targetmatvec=unlist(targetmat)+1
yrange=range(targetmatvec[targetmatvec>0]);
# yrange[1]=1; # set the minimum value to 1
for(i in 1:length(targetmat)){
  vali=targetmat[[i]]+1;
  if(i==1){
    plot(1:length(vali),vali,type='b',las=1,pch=20,main=paste('sgRNAs in',targetgene),ylab='Read counts',xlab='Samples',xlim=c(0.7,length(vali)+0.3),ylim = yrange,col=colors[(i %% length(colors))],xaxt='n',log='y')
    axis(1,at=1:length(vali),labels=(collabel),las=2)
    # lines(0:100,rep(1,101),col='black');
  }else{
    lines(1:length(vali),vali,type='b',pch=20,col=colors[(i %% length(colors))])
  }
}




# parameters
# Do not modify the variables beginning with "__"
targetmat=list(c(189.91107515912796,144.85770319542644,1400.7379902579548,8683.240856329681,13513.785636389059,6721.457092609491),c(1029.5545466502176,894.7748897379033,7638.968891109367,63654.42258330759,84229.35286665669,46603.30532990587),c(133.56383307894714,151.54344334290766,958.1256141541402,6388.737752555955,8991.155068958806,4685.450990016445),c(538.4292020995057,479.1447105694875,3566.0671635501467,20545.38897772593,29760.458052440405,17278.988396239554))
targetgene="Stat1"
collabel=c("In.vitro_Pool.A..1.8._hEGFRv3.CAR_ET.1.2_rep1_1360..1361..1362..1363..1406..1407..1408..1409","In.vitro_Pool.A..1.8._hEGFRv3.CAR_ET.1.2_rep2_1360..1361..1362..1363..1406..1407..1408..1409","In.vitro_Pool.A..1.8._hEGFRv3.CAR_ET.1.2_rep3_1360..1361..1362..1363..1406..1407..1408..1409","In.vitro_Pool.A..1.8._mCD19.CAR_ET.1.2_rep1_1360..1361..1362..1363..1406..1407..1408..1409","In.vitro_Pool.A..1.8._mCD19.CAR_ET.1.2_rep2_1360..1361..1362..1363..1406..1407..1408..1409","In.vitro_Pool.A..1.8._mCD19.CAR_ET.1.2_rep3_1360..1361..1362..1363..1406..1407..1408..1409")

# set up color using RColorBrewer
#library(RColorBrewer)
#colors <- brewer.pal(length(targetgenelist), "Set1")

colors=c( "#E41A1C", "#377EB8", "#4DAF4A", "#984EA3", "#FF7F00",  "#A65628", "#F781BF",
          "#999999", "#66C2A5", "#FC8D62", "#8DA0CB", "#E78AC3", "#A6D854", "#FFD92F", "#E5C494", "#B3B3B3", 
          "#8DD3C7", "#FFFFB3", "#BEBADA", "#FB8072", "#80B1D3", "#FDB462", "#B3DE69", "#FCCDE5",
          "#D9D9D9", "#BC80BD", "#CCEBC5", "#FFED6F")


## code

targetmatvec=unlist(targetmat)+1
yrange=range(targetmatvec[targetmatvec>0]);
# yrange[1]=1; # set the minimum value to 1
for(i in 1:length(targetmat)){
  vali=targetmat[[i]]+1;
  if(i==1){
    plot(1:length(vali),vali,type='b',las=1,pch=20,main=paste('sgRNAs in',targetgene),ylab='Read counts',xlab='Samples',xlim=c(0.7,length(vali)+0.3),ylim = yrange,col=colors[(i %% length(colors))],xaxt='n',log='y')
    axis(1,at=1:length(vali),labels=(collabel),las=2)
    # lines(0:100,rep(1,101),col='black');
  }else{
    lines(1:length(vali),vali,type='b',pch=20,col=colors[(i %% length(colors))])
  }
}




# parameters
# Do not modify the variables beginning with "__"
targetmat=list(c(821.5567024283155,948.2608109177531,2317.205969014089,12976.414902698762,13963.608615650242,8303.62952407239),c(133.56383307894714,189.4293041786346,1426.7740123817086,10554.095812910686,12570.642644494737,5867.9167019518745),c(908.5123229224217,939.3464907211115,6047.300071943885,50547.0993723522,55932.94130332108,35244.97271666695),c(1133.901291243145,1128.7757948997462,6682.579011763478,47067.206075703456,58514.11891780802,31331.177754627144))
targetgene="Jak1"
collabel=c("In.vitro_Pool.A..1.8._hEGFRv3.CAR_ET.1.2_rep1_1360..1361..1362..1363..1406..1407..1408..1409","In.vitro_Pool.A..1.8._hEGFRv3.CAR_ET.1.2_rep2_1360..1361..1362..1363..1406..1407..1408..1409","In.vitro_Pool.A..1.8._hEGFRv3.CAR_ET.1.2_rep3_1360..1361..1362..1363..1406..1407..1408..1409","In.vitro_Pool.A..1.8._mCD19.CAR_ET.1.2_rep1_1360..1361..1362..1363..1406..1407..1408..1409","In.vitro_Pool.A..1.8._mCD19.CAR_ET.1.2_rep2_1360..1361..1362..1363..1406..1407..1408..1409","In.vitro_Pool.A..1.8._mCD19.CAR_ET.1.2_rep3_1360..1361..1362..1363..1406..1407..1408..1409")

# set up color using RColorBrewer
#library(RColorBrewer)
#colors <- brewer.pal(length(targetgenelist), "Set1")

colors=c( "#E41A1C", "#377EB8", "#4DAF4A", "#984EA3", "#FF7F00",  "#A65628", "#F781BF",
          "#999999", "#66C2A5", "#FC8D62", "#8DA0CB", "#E78AC3", "#A6D854", "#FFD92F", "#E5C494", "#B3B3B3", 
          "#8DD3C7", "#FFFFB3", "#BEBADA", "#FB8072", "#80B1D3", "#FDB462", "#B3DE69", "#FCCDE5",
          "#D9D9D9", "#BC80BD", "#CCEBC5", "#FFED6F")


## code

targetmatvec=unlist(targetmat)+1
yrange=range(targetmatvec[targetmatvec>0]);
# yrange[1]=1; # set the minimum value to 1
for(i in 1:length(targetmat)){
  vali=targetmat[[i]]+1;
  if(i==1){
    plot(1:length(vali),vali,type='b',las=1,pch=20,main=paste('sgRNAs in',targetgene),ylab='Read counts',xlab='Samples',xlim=c(0.7,length(vali)+0.3),ylim = yrange,col=colors[(i %% length(colors))],xaxt='n',log='y')
    axis(1,at=1:length(vali),labels=(collabel),las=2)
    # lines(0:100,rep(1,101),col='black');
  }else{
    lines(1:length(vali),vali,type='b',pch=20,col=colors[(i %% length(colors))])
  }
}




# parameters
# Do not modify the variables beginning with "__"
targetmat=list(c(315.1271686706409,232.8866151372625,715.9906084032298,5865.104519529426,4785.734574167926,2201.1626985089106),c(391.64811470545436,381.08718840642956,1232.3717138576803,7393.742481297817,8812.923322459092,5512.62184014968),c(191.30236508703368,216.17226476855947,685.6152492588503,4548.806018397779,5837.0896978656465,3028.333548642145),c(603.8198287110736,742.1171563704155,1633.326454563489,10357.217963485356,8906.282808720847,5706.923717697755))
targetgene="Tsc2"
collabel=c("In.vitro_Pool.A..1.8._hEGFRv3.CAR_ET.1.2_rep1_1360..1361..1362..1363..1406..1407..1408..1409","In.vitro_Pool.A..1.8._hEGFRv3.CAR_ET.1.2_rep2_1360..1361..1362..1363..1406..1407..1408..1409","In.vitro_Pool.A..1.8._hEGFRv3.CAR_ET.1.2_rep3_1360..1361..1362..1363..1406..1407..1408..1409","In.vitro_Pool.A..1.8._mCD19.CAR_ET.1.2_rep1_1360..1361..1362..1363..1406..1407..1408..1409","In.vitro_Pool.A..1.8._mCD19.CAR_ET.1.2_rep2_1360..1361..1362..1363..1406..1407..1408..1409","In.vitro_Pool.A..1.8._mCD19.CAR_ET.1.2_rep3_1360..1361..1362..1363..1406..1407..1408..1409")

# set up color using RColorBrewer
#library(RColorBrewer)
#colors <- brewer.pal(length(targetgenelist), "Set1")

colors=c( "#E41A1C", "#377EB8", "#4DAF4A", "#984EA3", "#FF7F00",  "#A65628", "#F781BF",
          "#999999", "#66C2A5", "#FC8D62", "#8DA0CB", "#E78AC3", "#A6D854", "#FFD92F", "#E5C494", "#B3B3B3", 
          "#8DD3C7", "#FFFFB3", "#BEBADA", "#FB8072", "#80B1D3", "#FDB462", "#B3DE69", "#FCCDE5",
          "#D9D9D9", "#BC80BD", "#CCEBC5", "#FFED6F")


## code

targetmatvec=unlist(targetmat)+1
yrange=range(targetmatvec[targetmatvec>0]);
# yrange[1]=1; # set the minimum value to 1
for(i in 1:length(targetmat)){
  vali=targetmat[[i]]+1;
  if(i==1){
    plot(1:length(vali),vali,type='b',las=1,pch=20,main=paste('sgRNAs in',targetgene),ylab='Read counts',xlab='Samples',xlim=c(0.7,length(vali)+0.3),ylim = yrange,col=colors[(i %% length(colors))],xaxt='n',log='y')
    axis(1,at=1:length(vali),labels=(collabel),las=2)
    # lines(0:100,rep(1,101),col='black');
  }else{
    lines(1:length(vali),vali,type='b',pch=20,col=colors[(i %% length(colors))])
  }
}




# parameters
# Do not modify the variables beginning with "__"
targetmat=list(c(242.0844474555917,228.4294550389417,578.8675585514596,4328.220365114949,4059.0158458804003,3160.1812512640536),c(290.77959493229116,266.3153158746686,791.4950725621158,5730.073114949751,5821.176149071029,4151.120826759237),c(374.2569906066331,385.54434850475036,949.4469401128889,6068.167013439321,7516.499547324264,4445.3493841891805),c(555.8203261983269,573.8593626588048,1740.9420126750047,13465.00181697942,11144.788672497021,7357.10180630248))
targetgene="Tsc1"
collabel=c("In.vitro_Pool.A..1.8._hEGFRv3.CAR_ET.1.2_rep1_1360..1361..1362..1363..1406..1407..1408..1409","In.vitro_Pool.A..1.8._hEGFRv3.CAR_ET.1.2_rep2_1360..1361..1362..1363..1406..1407..1408..1409","In.vitro_Pool.A..1.8._hEGFRv3.CAR_ET.1.2_rep3_1360..1361..1362..1363..1406..1407..1408..1409","In.vitro_Pool.A..1.8._mCD19.CAR_ET.1.2_rep1_1360..1361..1362..1363..1406..1407..1408..1409","In.vitro_Pool.A..1.8._mCD19.CAR_ET.1.2_rep2_1360..1361..1362..1363..1406..1407..1408..1409","In.vitro_Pool.A..1.8._mCD19.CAR_ET.1.2_rep3_1360..1361..1362..1363..1406..1407..1408..1409")

# set up color using RColorBrewer
#library(RColorBrewer)
#colors <- brewer.pal(length(targetgenelist), "Set1")

colors=c( "#E41A1C", "#377EB8", "#4DAF4A", "#984EA3", "#FF7F00",  "#A65628", "#F781BF",
          "#999999", "#66C2A5", "#FC8D62", "#8DA0CB", "#E78AC3", "#A6D854", "#FFD92F", "#E5C494", "#B3B3B3", 
          "#8DD3C7", "#FFFFB3", "#BEBADA", "#FB8072", "#80B1D3", "#FDB462", "#B3DE69", "#FCCDE5",
          "#D9D9D9", "#BC80BD", "#CCEBC5", "#FFED6F")


## code

targetmatvec=unlist(targetmat)+1
yrange=range(targetmatvec[targetmatvec>0]);
# yrange[1]=1; # set the minimum value to 1
for(i in 1:length(targetmat)){
  vali=targetmat[[i]]+1;
  if(i==1){
    plot(1:length(vali),vali,type='b',las=1,pch=20,main=paste('sgRNAs in',targetgene),ylab='Read counts',xlab='Samples',xlim=c(0.7,length(vali)+0.3),ylim = yrange,col=colors[(i %% length(colors))],xaxt='n',log='y')
    axis(1,at=1:length(vali),labels=(collabel),las=2)
    # lines(0:100,rep(1,101),col='black');
  }else{
    lines(1:length(vali),vali,type='b',pch=20,col=colors[(i %% length(colors))])
  }
}




# parameters
# Do not modify the variables beginning with "__"
targetmat=list(c(224.69332335677046,172.71495380993153,790.6272051579907,6302.152729772041,5140.076260661406,3368.361834351277),c(101.56416473711606,112.54329248260055,196.1380333322787,850.3886166277288,686.4044046744953,435.7913539292546),c(255.30170177069584,352.1156477673443,1099.588001026536,8096.730404376739,9386.871982318291,4775.662576020908),c(518.9511431088258,462.43036020078443,1972.6626095764136,16967.5721434049,19331.779075701164,9427.804672743398))
targetgene="Irf1"
collabel=c("In.vitro_Pool.A..1.8._hEGFRv3.CAR_ET.1.2_rep1_1360..1361..1362..1363..1406..1407..1408..1409","In.vitro_Pool.A..1.8._hEGFRv3.CAR_ET.1.2_rep2_1360..1361..1362..1363..1406..1407..1408..1409","In.vitro_Pool.A..1.8._hEGFRv3.CAR_ET.1.2_rep3_1360..1361..1362..1363..1406..1407..1408..1409","In.vitro_Pool.A..1.8._mCD19.CAR_ET.1.2_rep1_1360..1361..1362..1363..1406..1407..1408..1409","In.vitro_Pool.A..1.8._mCD19.CAR_ET.1.2_rep2_1360..1361..1362..1363..1406..1407..1408..1409","In.vitro_Pool.A..1.8._mCD19.CAR_ET.1.2_rep3_1360..1361..1362..1363..1406..1407..1408..1409")

# set up color using RColorBrewer
#library(RColorBrewer)
#colors <- brewer.pal(length(targetgenelist), "Set1")

colors=c( "#E41A1C", "#377EB8", "#4DAF4A", "#984EA3", "#FF7F00",  "#A65628", "#F781BF",
          "#999999", "#66C2A5", "#FC8D62", "#8DA0CB", "#E78AC3", "#A6D854", "#FFD92F", "#E5C494", "#B3B3B3", 
          "#8DD3C7", "#FFFFB3", "#BEBADA", "#FB8072", "#80B1D3", "#FDB462", "#B3DE69", "#FCCDE5",
          "#D9D9D9", "#BC80BD", "#CCEBC5", "#FFED6F")


## code

targetmatvec=unlist(targetmat)+1
yrange=range(targetmatvec[targetmatvec>0]);
# yrange[1]=1; # set the minimum value to 1
for(i in 1:length(targetmat)){
  vali=targetmat[[i]]+1;
  if(i==1){
    plot(1:length(vali),vali,type='b',las=1,pch=20,main=paste('sgRNAs in',targetgene),ylab='Read counts',xlab='Samples',xlim=c(0.7,length(vali)+0.3),ylim = yrange,col=colors[(i %% length(colors))],xaxt='n',log='y')
    axis(1,at=1:length(vali),labels=(collabel),las=2)
    # lines(0:100,rep(1,101),col='black');
  }else{
    lines(1:length(vali),vali,type='b',pch=20,col=colors[(i %% length(colors))])
  }
}




# parameters
# Do not modify the variables beginning with "__"
targetmat=list(c(275.47540572532847,316.4583669807778,768.9305200548625,1605.9460178254562,1487.3863606702355,1099.1934787005405),c(423.6477830472855,462.43036020078443,770.6662548631127,1416.2835869654539,2317.012704496287,1236.592663538108),c(297.04039960786685,265.2010258500884,397.4832710893082,1319.3908233739307,1345.2253247716537,1264.3500746164043),c(408.3435938403228,318.68694702993815,696.8975255124769,1298.775341758713,1383.4178418787355,1182.46571193543))
targetgene="Med16"
collabel=c("In.vitro_Pool.A..1.8._hEGFRv3.CAR_ET.1.2_rep1_1360..1361..1362..1363..1406..1407..1408..1409","In.vitro_Pool.A..1.8._hEGFRv3.CAR_ET.1.2_rep2_1360..1361..1362..1363..1406..1407..1408..1409","In.vitro_Pool.A..1.8._hEGFRv3.CAR_ET.1.2_rep3_1360..1361..1362..1363..1406..1407..1408..1409","In.vitro_Pool.A..1.8._mCD19.CAR_ET.1.2_rep1_1360..1361..1362..1363..1406..1407..1408..1409","In.vitro_Pool.A..1.8._mCD19.CAR_ET.1.2_rep2_1360..1361..1362..1363..1406..1407..1408..1409","In.vitro_Pool.A..1.8._mCD19.CAR_ET.1.2_rep3_1360..1361..1362..1363..1406..1407..1408..1409")

# set up color using RColorBrewer
#library(RColorBrewer)
#colors <- brewer.pal(length(targetgenelist), "Set1")

colors=c( "#E41A1C", "#377EB8", "#4DAF4A", "#984EA3", "#FF7F00",  "#A65628", "#F781BF",
          "#999999", "#66C2A5", "#FC8D62", "#8DA0CB", "#E78AC3", "#A6D854", "#FFD92F", "#E5C494", "#B3B3B3", 
          "#8DD3C7", "#FFFFB3", "#BEBADA", "#FB8072", "#80B1D3", "#FDB462", "#B3DE69", "#FCCDE5",
          "#D9D9D9", "#BC80BD", "#CCEBC5", "#FFED6F")


## code

targetmatvec=unlist(targetmat)+1
yrange=range(targetmatvec[targetmatvec>0]);
# yrange[1]=1; # set the minimum value to 1
for(i in 1:length(targetmat)){
  vali=targetmat[[i]]+1;
  if(i==1){
    plot(1:length(vali),vali,type='b',las=1,pch=20,main=paste('sgRNAs in',targetgene),ylab='Read counts',xlab='Samples',xlim=c(0.7,length(vali)+0.3),ylim = yrange,col=colors[(i %% length(colors))],xaxt='n',log='y')
    axis(1,at=1:length(vali),labels=(collabel),las=2)
    # lines(0:100,rep(1,101),col='black');
  }else{
    lines(1:length(vali),vali,type='b',pch=20,col=colors[(i %% length(colors))])
  }
}




# parameters
# Do not modify the variables beginning with "__"
targetmat=list(c(366.6048960031518,427.88736943879815,811.4560228569937,1664.7001404288267,1214.7342246557914,1261.5743335085747),c(402.7784341287,339.85845749696205,693.4260558959764,1443.0837130652367,1162.7499652600416,1211.6109935676411),c(548.8638765587984,520.373441478955,900.8463654818818,1874.978052904047,1780.195658491195,1318.4770262190825),c(735.992371862115,925.9750104261491,1851.1611729988958,3536.585871090591,3125.4209832628485,2278.8834495281408))
targetgene="Nprl3"
collabel=c("In.vitro_Pool.A..1.8._hEGFRv3.CAR_ET.1.2_rep1_1360..1361..1362..1363..1406..1407..1408..1409","In.vitro_Pool.A..1.8._hEGFRv3.CAR_ET.1.2_rep2_1360..1361..1362..1363..1406..1407..1408..1409","In.vitro_Pool.A..1.8._hEGFRv3.CAR_ET.1.2_rep3_1360..1361..1362..1363..1406..1407..1408..1409","In.vitro_Pool.A..1.8._mCD19.CAR_ET.1.2_rep1_1360..1361..1362..1363..1406..1407..1408..1409","In.vitro_Pool.A..1.8._mCD19.CAR_ET.1.2_rep2_1360..1361..1362..1363..1406..1407..1408..1409","In.vitro_Pool.A..1.8._mCD19.CAR_ET.1.2_rep3_1360..1361..1362..1363..1406..1407..1408..1409")

# set up color using RColorBrewer
#library(RColorBrewer)
#colors <- brewer.pal(length(targetgenelist), "Set1")

colors=c( "#E41A1C", "#377EB8", "#4DAF4A", "#984EA3", "#FF7F00",  "#A65628", "#F781BF",
          "#999999", "#66C2A5", "#FC8D62", "#8DA0CB", "#E78AC3", "#A6D854", "#FFD92F", "#E5C494", "#B3B3B3", 
          "#8DD3C7", "#FFFFB3", "#BEBADA", "#FB8072", "#80B1D3", "#FDB462", "#B3DE69", "#FCCDE5",
          "#D9D9D9", "#BC80BD", "#CCEBC5", "#FFED6F")


## code

targetmatvec=unlist(targetmat)+1
yrange=range(targetmatvec[targetmatvec>0]);
# yrange[1]=1; # set the minimum value to 1
for(i in 1:length(targetmat)){
  vali=targetmat[[i]]+1;
  if(i==1){
    plot(1:length(vali),vali,type='b',las=1,pch=20,main=paste('sgRNAs in',targetgene),ylab='Read counts',xlab='Samples',xlim=c(0.7,length(vali)+0.3),ylim = yrange,col=colors[(i %% length(colors))],xaxt='n',log='y')
    axis(1,at=1:length(vali),labels=(collabel),las=2)
    # lines(0:100,rep(1,101),col='black');
  }else{
    lines(1:length(vali),vali,type='b',pch=20,col=colors[(i %% length(colors))])
  }
}



dev.off()
Sweave("invitro.poolA_mCD19.CAR_ET.1.2_v_hEGFRv3.CAR_ET.1.2_summary.Rnw");
library(tools);

texi2dvi("invitro.poolA_mCD19.CAR_ET.1.2_v_hEGFRv3.CAR_ET.1.2_summary.tex",pdf=TRUE);
